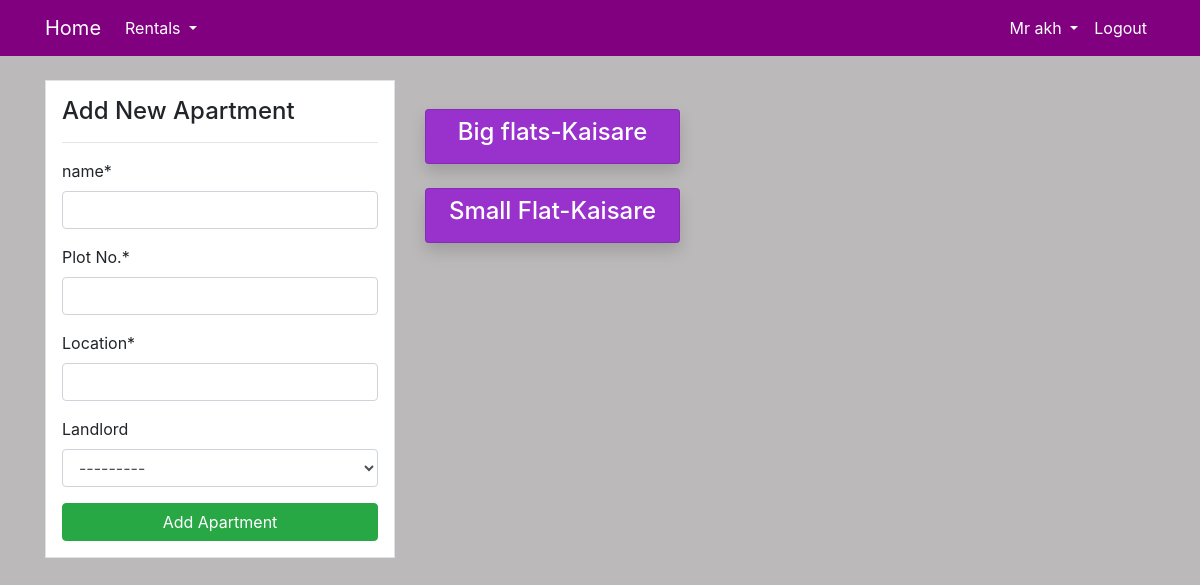
/flat/ (signed in), run on the app's committed database.
### user/models.py (models this page shows, shortened)
class Agent(models.Model):
    name = models.OneToOneField(User, on_delete=models.CASCADE, null=True)
    agt_id = models.IntegerField(unique=True)
    gender = models.CharField(max_length=50, choices=gender)
    phone = models.IntegerField()
    mail = models.EmailField()

class Landlord(models.Model):
    name = models.OneToOneField(User, on_delete=models.CASCADE, null=True )
    ld_id = models.IntegerField(unique=True)
    gender = models.CharField(max_length=50, choices=gender)
    phone = models.IntegerField()
    mail = models.EmailField()
    agent = models.ForeignKey(Agent, on_delete=models.SET_NULL, null=True, blank=True)
    def __str__(self):
        return f'{self.name}'

### dashboard/models.py (models this page shows, shortened)
class Apartment(models.Model):
    name = models.CharField(max_length=100)
    apt_no = models.CharField(max_length=100, unique=True)
    location = models.CharField(max_length=100)
    landlord = models.ForeignKey(Landlord,  on_delete=models.SET_NULL, null=True, blank=True, related_name='Landlord')
    agent = models.ForeignKey(Agent, on_delete=models.SET_NULL, null=True, blank=True, related_name='Agent')

### dashboard/views.py (the view, shortened to what this page needs)
# urls.py: path('flat/', views.flat, name='dashboard-flat'),
@login_required(login_url='user-login')
def flat(request):
    if request.user.groups.filter(name='Landlord').exists():
        landlord = Landlord.objects.get(name = request.user)
        items  = Apartment.objects.filter(landlord=landlord)
        if request.method == 'POST':
            add_apartment_form = apartmentForm(request.POST)
            if add_apartment_form.is_valid():
                new_apartment = add_apartment_form.save(commit=False)
                new_apartment.landlord = landlord  # set the landlord field on the new apartment
                new_apartment.save()
                apartment_name = add_apartment_form.cleaned_data.get('name')
                messages.success(request, f'{apartment_name} has been added')
                return redirect('dashboard-flat')
        else:
            add_apartment_form = apartmentForm()
        context = {
            'items':items,
            'add_apartment_form': add_apartment_form,
        }
        return render(request, 'dashboard/flat.html', context)
    elif request.user.groups.filter(name='Agent').exists():
        agent = Agent.objects.get(name = request.user)
        items  = Apartment.objects.filter(agent=agent)
        if request.method == 'POST':
            add_apartment_form = agentapartmentForm(request.POST)
            if add_apartment_form.is_valid():
                new_apartment = add_apartment_form.save(commit=False)
                new_apartment.agent = agent  # set the landlord field on the new apartment
                new_apartment.save()
                apartment_name = add_apartment_form.cleaned_data.get('name')
                messages.success(request, f'{apartment_name} has been added')
                return redirect('dashboard-flat')
        else:
            add_apartment_form = agentapartmentForm()
        context = {
            'items':items,
            'add_apartment_form': add_apartment_form,
        }
        return render(request, 'dashboard/flat.html', context)

### dashboard/form.py
class agentapartmentForm(forms.ModelForm):
    class Meta:
        model = Apartment
        fields = ['name', 'apt_no', 'location', 'landlord' ]
        labels = {'name':'name', 'apt_no':'Plot No.'}

### templates/dashboard/flat.html (shortened to what this page needs)
{% extends 'partials/base.html'%}
{% load crispy_forms_tags %}
{% block content %}
<div class="container" >
    <div class="row mt-4">
        <div class="col-md-4">
            <div class="border bg-white p-3">
                <h4>Add New Apartment</h4>
                <hr>
                <form method="POST">
                    {{ add_apartment_form|crispy }}
                    <input class="btn btn-success btn-block" type="submit" value="Add Apartment">
                </form>
            </div>
        </div>
        <div class="col-md-3" style="padding-bottom: 5px; padding-top: 5px;">
        {% for flat in items %}
        <a class="text-decoration-none" style="padding: 5px;  ;" href="{% url 'dashboard-apartment' flat.id %}">
            <div class="card my-card shadow text-center p-2 text-white" style="background-color:darkorchid;" >
                <h4 class=" text-white text-sm">{{flat.name}}-{{flat.landlord}}</h4>
            </div>
        </a>
        {% endfor %}
        </div>
    </div>
</div>
{% endblock %}

### templates/partials/nav.html (shortened to what this page needs)
<nav class="navbar navbar-expand-lg navbar-info" style="background-color: purple;"  >
    <div class="container">
        {% if user.is_authenticated %}
        <a class="navbar-brand text-white" href="{% url 'dashboard-index'%}"> Home</a>
        <div class="collapse navbar-collapse" id="navbarSupportedContent">
            <ul class="navbar-nav mr-auto ">
                <li class="nav-item dropdown ">
                    <a class="nav-link dropdown-toggle text-white" href="#" id="navbarDropdown" role="button" data-toggle="dropdown" aria-haspopup="true" aria-expanded="false">
                      Rentals
                    </a>
                </li>
            </ul>
            {% if request.user.groups.all.0.name == "Landlord" %}
            <ul class="navbar-nav ml-auto">
                <li class="nav-item dropdown ">
                    <a class="nav-link dropdown-toggle text-white" href="#" id="navbarDropdown" role="button" data-toggle="dropdown" aria-haspopup="true" aria-expanded="false">
                        {{ user.landlord.gender }} {{user.username}}
                    </a>
                    <div class="dropdown-menu" aria-labelledby="navbarDropdown">
                      <a class="dropdown-item" href="{% url 'user-profile' %}">My Profile</a>
                      <a class="dropdown-item" href="{% url 'user-agent' %}">My Agent</a>
                    </div>
                </li>
                <li class="nav-item">
                    <a class="nav-link text-white" href="{% url 'user-logout' %}">Logout</a>
                </li>
            </ul>
            {% elif request.user.groups.all.0.name == "Agent" %}
            <ul class="navbar-nav ml-auto">
                <li class="nav-item dropdown ">
                    <a class="nav-link dropdown-toggle text-white" href="#" id="navbarDropdown" role="button" data-toggle="dropdown" aria-haspopup="true" aria-expanded="false">
                        {{ user.agent.gender }} {{user.username}}
                    </a>
                </li>
                <li class="nav-item">
                    <a class="nav-link text-white" href="{% url 'user-logout' %}">Logout</a>
                </li>
            </ul>
            {% endif %}
        {% else %}
            <ul class="navbar-nav ml-auto">
                <li class="nav-item">
                    <a class="nav-link text-white" href="{% url 'user-login' %}">Login</a>
                </li>
            </ul>
        {% endif %}
        </div>
    </div>
</nav>

### static/styles.css (style rules this page uses)
body { background: rgb(187, 185, 185); }

### data on the page
Apartment: name "Big flats", landlord "Kaisare"
Apartment: name "Small Flat", landlord "Kaisare"

### other printed values
{{ user.agent.gender }} "Mr"
{{ user.username }} "akh"
